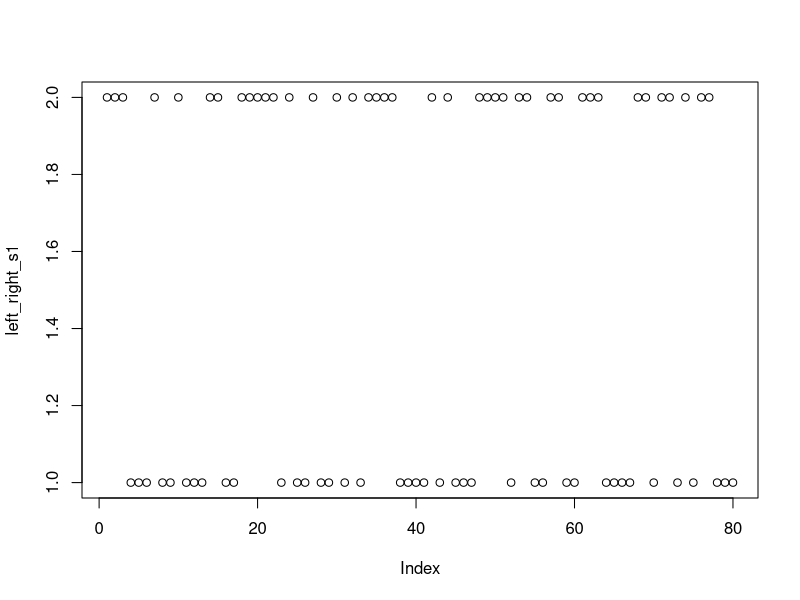
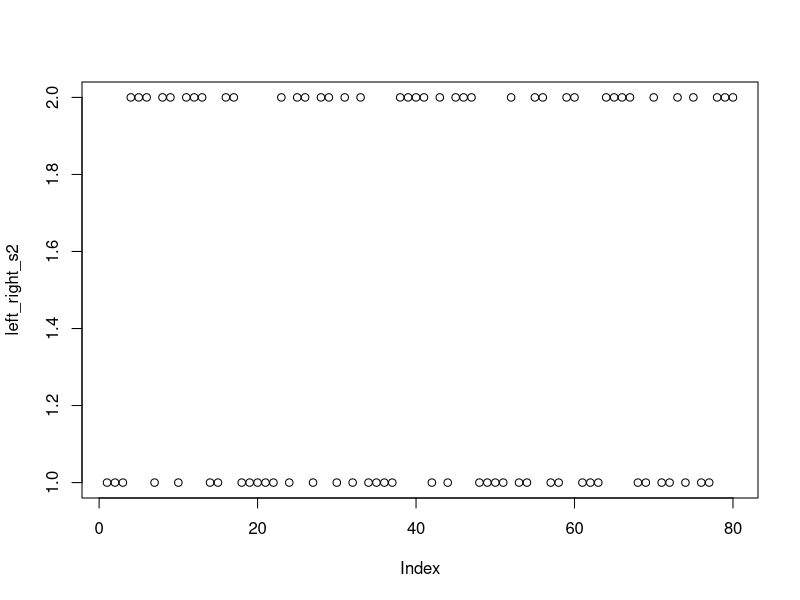
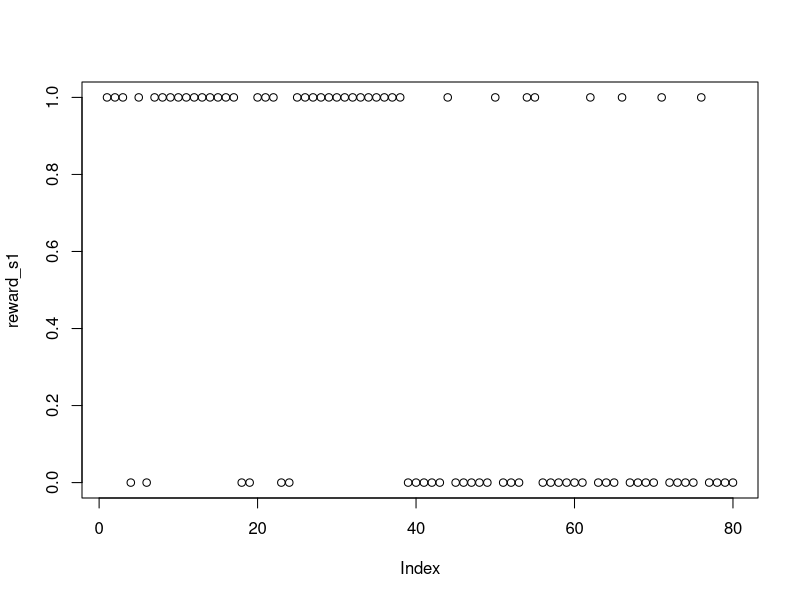
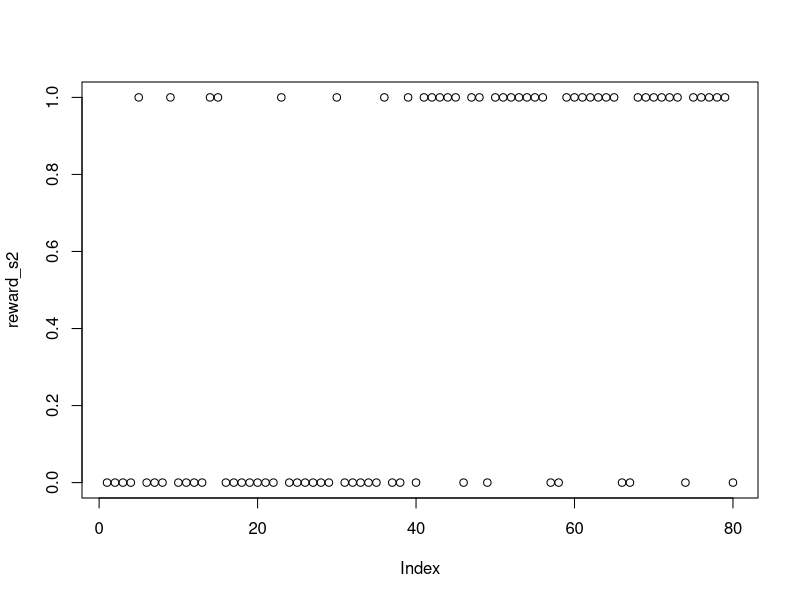

Recreate these plots in R, in order. (Note: this script raises an error after producing the figures.)
#### 呈示される２つの刺激(s1とs2)が左右のどっちに出るかを決めるリストを作る(２つの刺激がどっちにでるかはランダム)
# 空のオブジェクトを準備
left_right_s1 <- NULL
# いきなり80試行をシャッフルせずに，10試行を1ブロックにして，シャッフルを８回行う（for文で８回繰り返す)
repeat_shuffle <- 8
for (i in 1:repeat_shuffle) {
  # 1=leftか2=rightを５つずつ作成(つまり，10試行分)
  left_right_10 <- rep(1:2,5)
  # 上記をシャフル
  left_right_10shuffle <- sample(left_right_10, length(left_right_10))
  # left_right_s1に追加
  left_right_s1 <- c(left_right_s1,left_right_10shuffle)
}
# s2が右にでるか左にでるかはs1と逆なので，left_right_s1を使って逆転処理する
left_right_s2 <- 3-left_right_s1
# ifelseを使ってleft_right_s1(2)==1の時（1なのでつまりleft），"left"をそれ以外は"right"を入れたものを作成する
left_right_s1_text <- ifelse(left_right_s1==1, "left", "right")
left_right_s2_text <- ifelse(left_right_s2==1, "left", "right")
plot(left_right_s1)
plot(left_right_s2)
#### s1とs2を選んだ時のフィードバック(reward=1, punishment=0)のリストを作る
# 空のオブジェクトを準備
reward_s1 <- NULL
reward_s2 <- NULL
# いきなり80試行をシャッフルせずに，10試行を１ブロックにして，シャッフルを８回行う（for文で８回繰り返す）
# 逆転を開始するブロックも指定しておく
reverse_block <- 5
for (i in 1:repeat_shuffle) {
  # 8:2=報酬:罰（つまり4:1=報酬:罰）のリストを作ってシャッフル
  reward82 <- rep(c(1,1,1,1,0),2)
  reward82_shuffle <- sample(reward82, length(reward82))
  # 2:8=報酬:罰（つまり1:4=報酬:罰）のリストを作ってシャッフル
  reward28 <- rep(c(1,0,0,0,0),2)
  reward28_shuffle <- sample(reward28, length(reward28))
  # 1~40試行(5ブロックより前)は，s1が8:2=報酬:罰，s2が2:8=報酬:罰。41試行以降は逆転する
  if(i < reverse_block){
    reward_s1 <- c(reward_s1,reward82_shuffle)
    reward_s2 <- c(reward_s2,reward28_shuffle)
  }else{
    reward_s1 <- c(reward_s1,reward28_shuffle)
    reward_s2 <- c(reward_s2,reward82_shuffle)
  }
}
plot(reward_s1)
plot(reward_s2)
#### 左右以外の上下の位置(topから50%の位置に刺激を呈示する)や使う画像のパスの情報（今回は全施行で以下は変わらない）
# s1の設定
top_bottom_s1 = "top"
top_bottom_position_s1 = 40
image_path_s1 = "RL/stimuli/s1.jpeg"
image_width_s1 = 200
left_right_position_s1 <- 20
# s2の設定
top_bottom_s2 = "top"
top_bottom_position_s2 = 40
image_path_s2 = "RL/stimuli/s2.jpeg"
image_width_s2 = 200
left_right_position_s2 <- 20
#### 刺激リストの作成(HTML用に調整)
stimulus <- paste("[\"<p style='position: absolute; ",
                  top_bottom_s1,": ",
                  top_bottom_position_s1,"%;",
                  left_right_s1_text,": ",
                  left_right_position_s1,"%'><img src='",
                  image_path_s1,"' width='",
                  image_width_s1,"px'/></p>\",",
                  "\"<p style='position: absolute; ",
                  top_bottom_s2,": ",
                  top_bottom_position_s2,"%;",
                  left_right_s2_text,": ",
                  left_right_position_s2,"%'><img src='",
                  image_path_s2,"' width='",
                  image_width_s2,"px'/></p>\"]",sep="")
#### 上記で作ったものをデータフレーム化しておく
RL_stim <- data.frame(stimulus,
                      left_right_s1,
                      left_right_s2,
                      reward_s1,
                      reward_s2)
#### 上記で作ったデータフレームをJson形式で出力する
stimuli_file <- "exercise/RL/RL/stimuli/stimuli.txt"
file.create(stimuli_file)

for (i in 1:nrow(RL_stim)) {
  if(i==1){write("const stimuli = [",stimuli_file,append=TRUE)}
  write(paste0("{stimulus:",as.character(RL_stim$stimulus[i]),",
      data:{left_right_s1:",RL_stim$left_right_s1[i],
               ", left_right_s2:",RL_stim$left_right_s2[i],
               ", reward_s1:",RL_stim$reward_s1[i],
               ", reward_s2:",RL_stim$reward_s2[i],"}}"),stimuli_file,append=TRUE)
  if(i==nrow(RL_stim)){
    write("]",stimuli_file,append=TRUE)
  }else{
    write(",",stimuli_file,append=TRUE)
  }
}